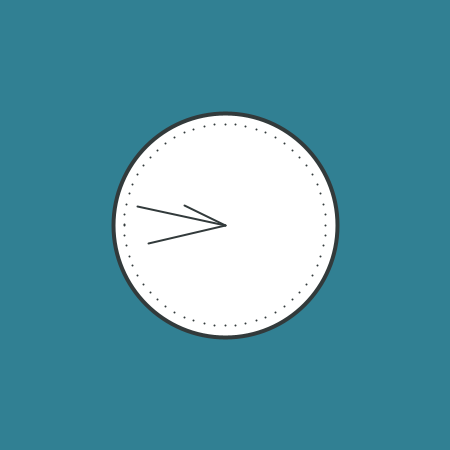
Frame 1 (no input)
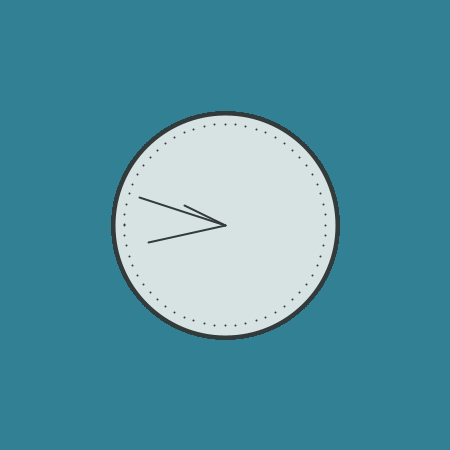
Frame 60 (the mouse pressed at the canvas centre just before this capture)
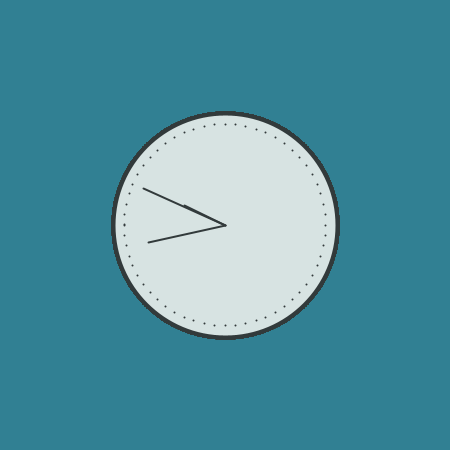
Frame 120 (the mouse held since frame 60 and released just before this capture)

The Processing sketch that drew these frames (run headless with seeded random() and noise(); from frame 60 on, the mouse is pressed at the canvas centre):

// Processing sketch: clock
// ── clock.pde
void setup() {
  size(450, 450);
  background(49, 128, 147);
}
void draw () {
  
//Clock center, radius and diameter
  int xcenter = width / 2;
  int ycenter = width / 2;
  int rclock = min(width,height) / 4;
  float dclock = rclock * 2;
  float rseconds = rclock * 0.8;
  float rminutes = rclock * 0.7;
  float rhours = rclock * 0.4;
  
//Clock edge and background
  stroke(50, 58, 59);
  strokeWeight(4);
  ellipse(xcenter, ycenter, dclock, dclock);
  fill(215, 227, 226);
  
//Mapping 
  float s = map(second(),0,60,0,TWO_PI) - HALF_PI;
  float m = map(minute()+norm(second(),0,60),0,60,0,TWO_PI) - HALF_PI;
  float h = map(hour()+norm(minute(),0,60),0,24,0,TWO_PI) - HALF_PI;
  
//Clock arms 
  stroke(50, 58, 59);
  strokeWeight(2);
  line(xcenter, ycenter, xcenter + cos(s) * rseconds, ycenter + sin(s) * rseconds);
  line(xcenter, ycenter, xcenter + cos(m) * rminutes, ycenter + sin(m) * rminutes);
  line(xcenter, ycenter, xcenter + cos(h) * rhours, ycenter + sin(h) * rhours);
  
//minute indicators
  stroke(50, 58, 59);
  beginShape(POINTS);
  for (int a = 0; a < 360; a += 360/60 ) {
    float xpoint = xcenter + cos(radians(a)) * rclock * 0.9;
    float ypoint = ycenter + sin(radians(a)) * rclock * 0.9;
    vertex(xpoint, ypoint);
  }
  endShape();

}
/* Radianer - PROCESSING REGNER I RADIANER.
1 radian er den vinkel, der er når radius er lig buelængden i denne vinkel.
Vi ved at omkredsen af en cirkel er PI*r*2, i så fald må det maximale antal r på en hel cirkelomkreds være
PI*r*2/r, altså PI *2.
Der går altså 2PI, og ikke 360 grader på en cirkel... derfor går der også en halv pi på en kvart cirkel.


Vi bruger x og y som vores nulpunkt, og arbejder altså ud derfra med sinus+y som y-koordinat og cosinus+x som x-koordinat.
Vi ganger vores sinus og cosinus værdi med visernes længde for at give det rigtige koordinat.

DET ER VIGTIGT at bruge int til a i minuite indicators.. for vi vil kun have lige værdier!! ikke alle mulige tal!
*/
